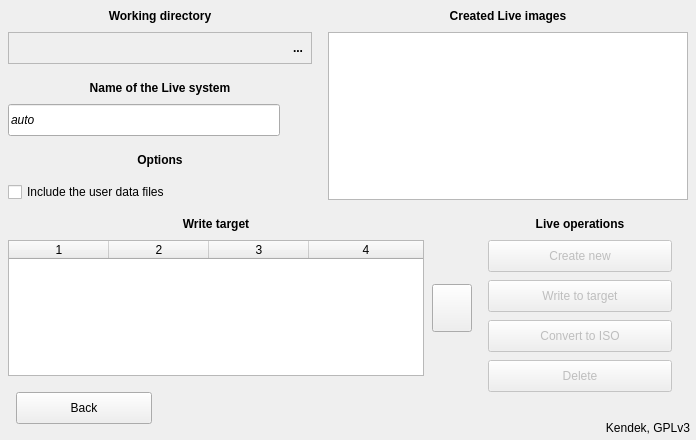
     <widget class="QWidget" name="livepanel" native="true">
      <property name="geometry">
       <rect>
        <x>1</x>
        <y>1784</y>
        <width>696</width>
        <height>440</height>
       </rect>
      </property>
      <property name="autoFillBackground">
       <bool>true</bool>
      </property>
      <widget class="QLabel" name="label_14">
       <property name="geometry">
        <rect>
         <x>0</x>
         <y>0</y>
         <width>320</width>
         <height>32</height>
        </rect>
       </property>
       <property name="font">
        <font>
         <weight>75</weight>
         <bold>true</bold>
        </font>
       </property>
       <property name="text">
        <string>Working directory</string>
       </property>
       <property name="alignment">
        <set>Qt::AlignCenter</set>
       </property>
      </widget>
      <widget class="QLabel" name="label_15">
       <property name="geometry">
        <rect>
         <x>320</x>
         <y>0</y>
         <width>376</width>
         <height>32</height>
        </rect>
       </property>
       <property name="font">
        <font>
         <weight>75</weight>
         <bold>true</bold>
        </font>
       </property>
       <property name="text">
        <string>Created Live images</string>
       </property>
       <property name="alignment">
        <set>Qt::AlignCenter</set>
       </property>
      </widget>
      <widget class="QLabel" name="label_16">
       <property name="geometry">
        <rect>
         <x>0</x>
         <y>72</y>
         <width>320</width>
         <height>32</height>
        </rect>
       </property>
       <property name="font">
        <font>
         <weight>75</weight>
         <bold>true</bold>
        </font>
       </property>
       <property name="text">
        <string>Name of the Live system</string>
       </property>
       <property name="alignment">
        <set>Qt::AlignCenter</set>
       </property>
      </widget>
      <widget class="QLabel" name="label_17">
       <property name="geometry">
        <rect>
         <x>0</x>
         <y>144</y>
         <width>320</width>
         <height>32</height>
        </rect>
       </property>
       <property name="font">
        <font>
         <weight>75</weight>
         <bold>true</bold>
        </font>
       </property>
       <property name="text">
        <string>Options</string>
       </property>
       <property name="alignment">
        <set>Qt::AlignCenter</set>
       </property>
      </widget>
      <widget class="QLabel" name="label_18">
       <property name="geometry">
        <rect>
         <x>0</x>
         <y>208</y>
         <width>432</width>
         <height>32</height>
        </rect>
       </property>
       <property name="font">
        <font>
         <weight>75</weight>
         <bold>true</bold>
        </font>
       </property>
       <property name="text">
        <string>Write target</string>
       </property>
       <property name="alignment">
        <set>Qt::AlignCenter</set>
       </property>
      </widget>
      <widget class="QLabel" name="label_19">
       <property name="geometry">
        <rect>
         <x>464</x>
         <y>208</y>
         <width>232</width>
         <height>32</height>
        </rect>
       </property>
       <property name="font">
        <font>
         <weight>75</weight>
         <bold>true</bold>
        </font>
       </property>
       <property name="text">
        <string>Live operations</string>
       </property>
       <property name="alignment">
        <set>Qt::AlignCenter</set>
       </property>
      </widget>
      <widget class="QLineEdit" name="livename">
       <property name="geometry">
        <rect>
         <x>8</x>
         <y>104</y>
         <width>272</width>
         <height>32</height>
        </rect>
       </property>
       <property name="font">
        <font>
         <italic>true</italic>
        </font>
       </property>
       <property name="focusPolicy">
        <enum>Qt::ClickFocus</enum>
       </property>
       <property name="acceptDrops">
        <bool>false</bool>
       </property>
       <property name="text">
        <string notr="true">auto</string>
       </property>
       <property name="maxLength">
        <number>32</number>
       </property>
      </widget>
      <widget class="QLabel" name="livenamepipe">
       <property name="geometry">
        <rect>
         <x>287</x>
         <y>108</y>
         <width>26</width>
         <height>24</height>
        </rect>
       </property>
       <property name="pixmap">
        <pixmap resource="pictures.qrc">:/pictures/ok.png</pixmap>
       </property>
       <property name="scaledContents">
        <bool>true</bool>
       </property>
       <property name="alignment">
        <set>Qt::AlignCenter</set>
       </property>
      </widget>
      <widget class="QLabel" name="livenameerror">
       <property name="geometry">
        <rect>
         <x>287</x>
         <y>107</y>
         <width>26</width>
         <height>26</height>
        </rect>
       </property>
       <property name="pixmap">
        <pixmap resource="pictures.qrc">:/pictures/error.png</pixmap>
       </property>
       <property name="scaledContents">
        <bool>true</bool>
       </property>
       <property name="alignment">
        <set>Qt::AlignCenter</set>
       </property>
      </widget>
      <widget class="QCheckBox" name="userdatainclude">
       <property name="geometry">
        <rect>
         <x>8</x>
         <y>182</y>
         <width>204</width>
         <height>20</height>
        </rect>
       </property>
       <property name="cursor">
        <cursorShape>PointingHandCursor</cursorShape>
       </property>
       <property name="focusPolicy">
        <enum>Qt::NoFocus</enum>
       </property>
       <property name="text">
        <string>Include the user data files</string>
       </property>
      </widget>
      <widget class="QPushButton" name="liveback">
       <property name="geometry">
        <rect>
         <x>16</x>
         <y>392</y>
         <width>136</width>
         <height>32</height>
        </rect>
       </property>
       <property name="cursor">
        <cursorShape>PointingHandCursor</cursorShape>
       </property>
       <property name="text">
        <string>Back</string>
       </property>
       <property name="icon">
        <iconset resource="pictures.qrc">
         <normaloff>:/pictures/back.png</normaloff>:/pictures/back.png</iconset>
       </property>
       <property name="iconSize">
        <size>
         <width>13</width>
         <height>13</height>
        </size>
       </property>
      </widget>
      <widget class="QLabel" name="label_20">
       <property name="geometry">
        <rect>
         <x>390</x>
         <y>416</y>
         <width>300</width>
         <height>24</height>
        </rect>
       </property>
       <property name="text">
        <string notr="true">Kendek, GPLv3</string>
       </property>
       <property name="alignment">
        <set>Qt::AlignRight|Qt::AlignTrailing|Qt::AlignVCenter</set>
       </property>
      </widget>
      <widget class="QPushButton" name="livedevicesrefresh">
       <property name="geometry">
        <rect>
         <x>432</x>
         <y>284</y>
         <width>40</width>
         <height>48</height>
        </rect>
       </property>
       <property name="cursor">
        <cursorShape>PointingHandCursor</cursorShape>
       </property>
       <property name="focusPolicy">
        <enum>Qt::NoFocus</enum>
       </property>
       <property name="toolTip">
        <string>Redetect devices</string>
       </property>
       <property name="icon">
        <iconset resource="pictures.qrc">
         <normaloff>:/pictures/refresh.png</normaloff>:/pictures/refresh.png</iconset>
       </property>
       <property name="iconSize">
        <size>
         <width>23</width>
         <height>23</height>
        </size>
       </property>
      </widget>
      <widget class="QPushButton" name="livedelete">
       <property name="enabled">
        <bool>false</bool>
       </property>
       <property name="geometry">
        <rect>
         <x>488</x>
         <y>360</y>
         <width>184</width>
         <height>32</height>
        </rect>
       </property>
       <property name="cursor">
        <cursorShape>PointingHandCursor</cursorShape>
       </property>
       <property name="focusPolicy">
        <enum>Qt::ClickFocus</enum>
       </property>
       <property name="text">
        <string>Delete</string>
       </property>
      </widget>
      <widget class="QPushButton" name="livewritestart">
       <property name="enabled">
        <bool>false</bool>
       </property>
       <property name="geometry">
        <rect>
         <x>488</x>
         <y>280</y>
         <width>184</width>
         <height>32</height>
        </rect>
       </property>
       <property name="cursor">
        <cursorShape>PointingHandCursor</cursorShape>
       </property>
       <property name="focusPolicy">
        <enum>Qt::ClickFocus</enum>
       </property>
       <property name="text">
        <string>Write to target</string>
       </property>
      </widget>
      <widget class="QPushButton" name="liveconvert">
       <property name="enabled">
        <bool>false</bool>
       </property>
       <property name="geometry">
        <rect>
         <x>488</x>
         <y>320</y>
         <width>184</width>
         <height>32</height>
        </rect>
       </property>
       <property name="cursor">
        <cursorShape>PointingHandCursor</cursorShape>
       </property>
       <property name="focusPolicy">
        <enum>Qt::ClickFocus</enum>
       </property>
       <property name="text">
        <string>Convert to ISO</string>
       </property>
      </widget>
      <widget class="QPushButton" name="livenew">
       <property name="enabled">
        <bool>false</bool>
       </property>
       <property name="geometry">
        <rect>
         <x>488</x>
         <y>240</y>
         <width>184</width>
         <height>32</height>
        </rect>
       </property>
       <property name="cursor">
        <cursorShape>PointingHandCursor</cursorShape>
       </property>
       <property name="focusPolicy">
        <enum>Qt::ClickFocus</enum>
       </property>
       <property name="text">
        <string>Create new</string>
       </property>
      </widget>
      <widget class="QFrame" name="liveworkdirarea">
       <property name="geometry">
        <rect>
         <x>8</x>
         <y>32</y>
         <width>304</width>
         <height>32</height>
        </rect>
       </property>
       <property name="autoFillBackground">
        <bool>true</bool>
       </property>
       <property name="frameShape">
        <enum>QFrame::StyledPanel</enum>
       </property>
       <property name="frameShadow">
        <enum>QFrame::Sunken</enum>
       </property>
       <widget class="QLineEdit" name="liveworkdir">
        <property name="geometry">
         <rect>
          <x>2</x>
          <y>2</y>
          <width>274</width>
          <height>28</height>
         </rect>
        </property>
        <property name="cursor">
         <cursorShape>ArrowCursor</cursorShape>
        </property>
        <property name="focusPolicy">
         <enum>Qt::NoFocus</enum>
        </property>
        <property name="acceptDrops">
         <bool>false</bool>
        </property>
        <property name="styleSheet">
         <string notr="true">background-color: rgba(0, 0, 0, 0)</string>
        </property>
        <property name="frame">
         <bool>false</bool>
        </property>
        <property name="readOnly">
         <bool>true</bool>
        </property>
       </widget>
       <widget class="QToolButton" name="liveworkdirbutton">
        <property name="geometry">
         <rect>
          <x>278</x>
          <y>2</y>
          <width>24</width>
          <height>28</height>
         </rect>
        </property>
        <property name="font">
         <font>
          <weight>75</weight>
          <bold>true</bold>
         </font>
        </property>
        <property name="cursor">
         <cursorShape>PointingHandCursor</cursorShape>
        </property>
        <property name="focusPolicy">
         <enum>Qt::NoFocus</enum>
        </property>
        <property name="text">
         <string notr="true">...</string>
        </property>
        <property name="autoRaise">
         <bool>true</bool>
        </property>
       </widget>
      </widget>
      <widget class="QTableWidget" name="livedevices">
       <property name="geometry">
        <rect>
         <x>8</x>
         <y>240</y>
         <width>416</width>
         <height>136</height>
        </rect>
       </property>
       <property name="focusPolicy">
        <enum>Qt::ClickFocus</enum>
       </property>
       <property name="editTriggers">
        <set>QAbstractItemView::NoEditTriggers</set>
       </property>
       <property name="tabKeyNavigation">
        <bool>false</bool>
       </property>
       <property name="showDropIndicator" stdset="0">
        <bool>false</bool>
       </property>
       <property name="dragDropOverwriteMode">
        <bool>false</bool>
       </property>
       <property name="selectionMode">
        <enum>QAbstractItemView::SingleSelection</enum>
       </property>
       <property name="selectionBehavior">
        <enum>QAbstractItemView::SelectRows</enum>
       </property>
       <property name="showGrid">
        <bool>false</bool>
       </property>
       <property name="wordWrap">
        <bool>false</bool>
       </property>
       <property name="cornerButtonEnabled">
        <bool>false</bool>
       </property>
       <property name="columnCount">
        <number>4</number>
       </property>
       <attribute name="horizontalHeaderHighlightSections">
        <bool>false</bool>
       </attribute>
       <attribute name="horizontalHeaderMinimumSectionSize">
        <number>10</number>
       </attribute>
       <attribute name="horizontalHeaderShowSortIndicator" stdset="0">
        <bool>false</bool>
       </attribute>
       <attribute name="horizontalHeaderStretchLastSection">
        <bool>true</bool>
       </attribute>
       <attribute name="verticalHeaderVisible">
        <bool>false</bool>
       </attribute>
       <attribute name="verticalHeaderDefaultSectionSize">
        <number>20</number>
       </attribute>
       <attribute name="verticalHeaderHighlightSections">
        <bool>false</bool>
       </attribute>
       <attribute name="verticalHeaderMinimumSectionSize">
        <number>20</number>
       </attribute>
       <column/>
       <column/>
       <column/>
       <column/>
      </widget>
      <widget class="QListWidget" name="livelist">
       <property name="geometry">
        <rect>
         <x>328</x>
         <y>32</y>
         <width>360</width>
         <height>168</height>
        </rect>
       </property>
       <property name="focusPolicy">
        <enum>Qt::ClickFocus</enum>
       </property>
       <property name="editTriggers">
        <set>QAbstractItemView::NoEditTriggers</set>
       </property>
       <property name="showDropIndicator" stdset="0">
        <bool>false</bool>
       </property>
       <property name="selectionBehavior">
        <enum>QAbstractItemView::SelectRows</enum>
       </property>
       <property name="sortingEnabled">
        <bool>true</bool>
       </property>
      </widget>
      <widget class="QWidget" name="livecover" native="true">
       <property name="geometry">
        <rect>
         <x>5</x>
         <y>5</y>
         <width>686</width>
         <height>430</height>
        </rect>
       </property>
      </widget>
      <zorder>livenameerror</zorder>
      <zorder>livenamepipe</zorder>
      <zorder>liveworkdirarea</zorder>
      <zorder>label_14</zorder>
      <zorder>label_15</zorder>
      <zorder>label_16</zorder>
      <zorder>label_17</zorder>
      <zorder>label_18</zorder>
      <zorder>label_19</zorder>
      <zorder>livename</zorder>
      <zorder>userdatainclude</zorder>
      <zorder>liveback</zorder>
      <zorder>label_20</zorder>
      <zorder>livedevicesrefresh</zorder>
      <zorder>livedelete</zorder>
      <zorder>livewritestart</zorder>
      <zorder>liveconvert</zorder>
      <zorder>livenew</zorder>
      <zorder>livedevices</zorder>
      <zorder>livelist</zorder>
      <zorder>livecover</zorder>
     </widget>
